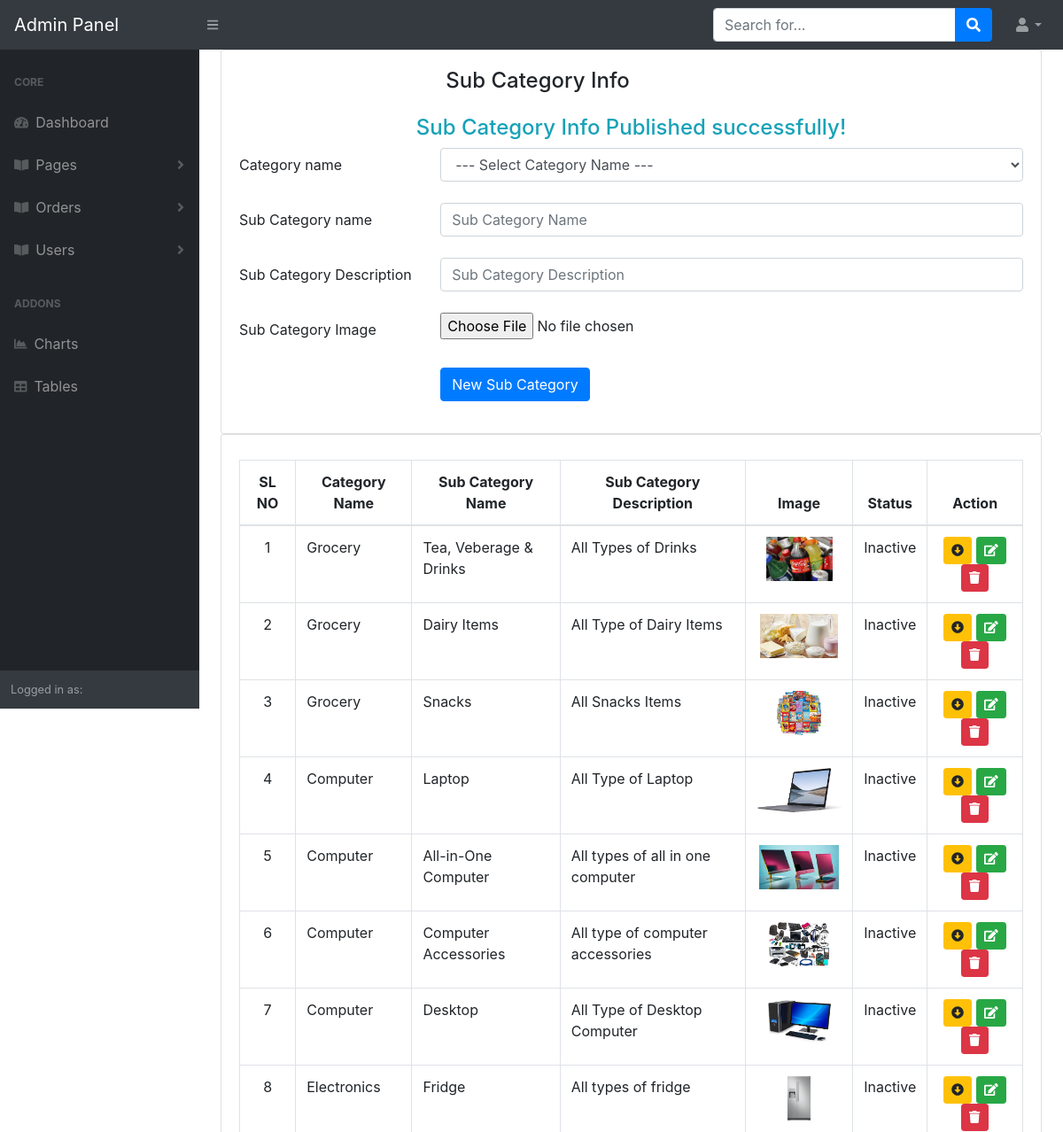
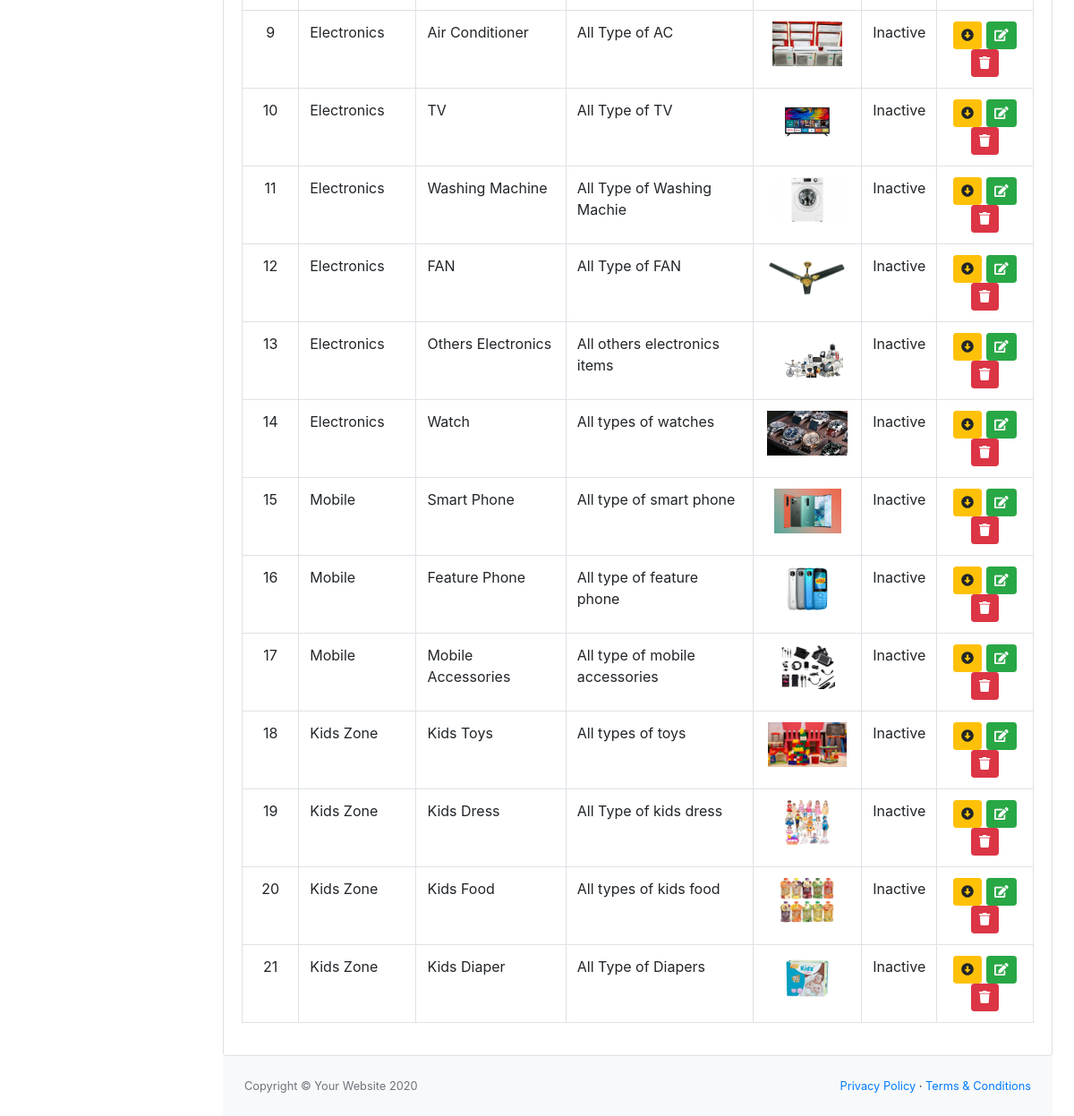
/admin/add-sub-category.php?status=publish&&id=1, run on the app's committed database (2 pictures, top to bottom).
### tables this page shows
CREATE TABLE `sub_category` (
  `sub_category_id` int(11) NOT NULL,
  `category_id` int(11) NOT NULL,
  `sub_category_name` varchar(255) NOT NULL,
  `sub_category_description` varchar(255) NOT NULL,
  `sub_category_image` varchar(255) NOT NULL,
  `sub_category_is_active` tinyint(1) NOT NULL
);

CREATE TABLE `category` (
  `category_id` int(11) NOT NULL,
  `category_name` varchar(255) NOT NULL,
  `category_description` varchar(255) NOT NULL,
  `category_image` varchar(255) NOT NULL,
  `category_is_active` tinyint(1) NOT NULL DEFAULT 0
);

### app/classes/SubCategory.php (called while the page is built, shortened)
<?php
class SubCategory
{
    public function allSubCategory(){
        $link = Database::db_connect();
        $sql = "SELECT * FROM sub_category LEFT JOIN category ON (sub_category.category_id)=(category.category_id) ORDER BY category.category_id";
        if (mysqli_query($link, $sql)) {
            return mysqli_query($link,$sql);
        } else {
            die('Sub Category Query Problem ' . mysqli_error($link));
        }
    }
    public static function publishSubCategory($id){
        $link = Database::db_connect();
        $sql = "UPDATE sub_category SET sub_category_is_active=1 WHERE sub_category_id=$id";
        if (mysqli_query($link,$sql)){
            return 'Sub Category Info Published successfully!';
        } else {
            die('Publish Sub Category query error : '.mysqli_error($link));
        }
    }
}

### admin/add-sub-category.php (the view, shortened to what this page needs)
<?php
include 'header_admin.php';
if (isset($_GET['status'])){
    if ($_GET['status']=='publish'){
        $message = SubCategory::publishSubCategory($_GET['id']);
    }
}
$subCategory = new SubCategory();
$subCategory = $subCategory->allSubCategory();
?>
<div id="layoutSidenav_content">
    <main>
        <div class="container-fluid">
            <div class="row">
                <div class="col-lg-12">
                    <div class="card">
                        <div class="card-body">
                            <h4 class="card-title mb-4 col-sm-9 offset-sm-3">Sub Category Info</h4>
                            <h4 class="text-center text-info"><?php echo $message; ?></h4>
                            <form action="" method="POST" enctype="multipart/form-data">
                                <div class="form-group row mb-4">
                                    <label for="category_name" class="col-sm-3 col-form-label">Category name</label>
                                    <div class="col-sm-9">
                                        <select id="category_name" class="form-control" name="category_id">
                                            <option disabled selected> --- Select Category Name ---</option>
                                        </select>
                                    </div>
                                </div>
                                <div class="form-group row mb-4">
                                    <label for="horizontal-firstname-input" class="col-sm-3 col-form-label">Sub Category
                                        name</label>
                                    <div class="col-sm-9">
                                        <input type="text" name="sub_category_name" class="form-control" id="horizontal-firstname-input" placeholder="Sub Category Name"/>
                                    </div>
                                </div>
                                <div class="form-group row mb-4">
                                    <label for="sub_category_description" class="col-sm-3 col-form-label">Sub Category
                                        Description</label>
                                    <div class="col-sm-9">
                                        <input type="text" id="sub_category_description" name="sub_category_description" class="form-control"  placeholder="Sub Category Description"/>
                                    </div>
                                </div>
                                <div class="form-group row mb-4">
                                    <label for="sub_category_image" class="col-sm-3 col-form-label">Sub Category
                                        Image</label>
                                    <div class="col-sm-9">
                                        <input type="file" name="sub_category_image" class="form-control-file" id="sub_category_image"/>
                                    </div>
                                </div>
                                <div class="form-group row justify-content-end">
                                    <div class="col-sm-9">
                                        <div>
                                            <button type="submit" name="submit" class="btn btn-primary w-md">New Sub Category</button>
                                        </div>
                                    </div>
                                </div>
                            </form>
                        </div>
                    </div>
                </div>
            </div>
            <div class="row">
                <div class="col-12">
                    <div class="card">
                        <div class="card-body">
                            <table id="category-datatable" class="table table-bordered dt-responsive nowrap"
                                   style="border-collapse: collapse; border-spacing: 0; width: 100%;">
                                <thead class="text-center">
                                <tr>
                                    <th>SL NO</th>
                                    <th>Category Name</th>
                                    <th>Sub Category Name</th>
                                    <th>Sub Category Description</th>
                                    <th>Image</th>
                                    <th>Status</th>
                                    <th>Action</th>
                                </tr>
                                </thead>
                                <tbody>
                                <?php if (mysqli_num_rows($subCategory)>0) {
                                    $ser_no = 0;
                                    while ($allSubCategoryInfo = mysqli_fetch_assoc($subCategory)){
                                        $ser_no += 1;
                                        ?>
                                        <tr>
                                            <td class="text-center"><?php echo $ser_no ?></td>
                                            <td><?php echo $allSubCategoryInfo['category_name']; ?></td>
                                            <td><?php echo $allSubCategoryInfo['sub_category_name']; ?></td>
                                            <td><?php echo $allSubCategoryInfo['sub_category_description']; ?></td>
                                            <td class="text-center"><img src="<?php echo $allSubCategoryInfo['sub_category_image']; ?>" id="" alt="" height="50"/></td>
                                            <td class="text-center"><?php if  ($allSubCategoryInfo['sub_category_is_active']==1) { echo 'Active'; } else { echo 'Inactive';} ?></td>
                                            <td class="text-center">
                                                <?php if  ($allSubCategoryInfo['sub_category_is_active']==1) { ?>
                                                    <a href="?status=unpublish&&id=<?php echo $allSubCategoryInfo['sub_category_id']; ?>" class="btn btn-sm btn-info sub-category-status"
                                                       id="" title="Published Sub Category">
                                                        <i id="" class="fas fa-arrow-alt-circle-up"></i>
                                                    </a>
                                                <?php } else { ?>
                                                    <a href="?status=publish&&id=<?php echo $allSubCategoryInfo['sub_category_id']; ?>" class="btn btn-sm btn-warning sub-category-status"
                                                       id="" title="Unpublished Sub Category">
                                                        <i id="" class="fas fa-arrow-alt-circle-down"></i>
                                                    </a>
                                                <?php } ?>
                                                <a href="" class="btn btn-sm btn-success edition"
                                                   id="" title="Edit Category" data-toggle="modal" data-id="<?php echo $allSubCategoryInfo['category_id']; ?>" data-target="#editModel">
                                                    <i class="fas fa-edit"></i>
                                                </a>
                                                <a href="?status=delete&&id=<?php echo $allSubCategoryInfo['sub_category_id']; ?>" class="btn btn-sm btn-danger delete-sub-category"
                                                   id="" title="Delete Sub Category">
                                                    <i class="fas fa-trash"></i>
                                                </a>
                                            </td>
                                        </tr>
                                    <?php } } ?>
                                </tbody>
                            </table>
                        </div>
                    </div>
                </div>
            </div>
            <?php
            include 'footer_admin.php';
            ?>

### data on the page
sub_category: category.category_name "Grocery", sub_category_name "Tea, Veberage & Drinks", sub_category_description "All Types of Drinks", sub_category_image (picture), sub_category_is_active "Inactive"
sub_category: category.category_name "Grocery", sub_category_name "Dairy Items", sub_category_description "All Type of Dairy Items", sub_category_image (picture), sub_category_is_active "Inactive"
sub_category: category.category_name "Grocery", sub_category_name "Snacks", sub_category_description "All Snacks Items", sub_category_image (picture), sub_category_is_active "Inactive"
sub_category: category.category_name "Computer", sub_category_name "Laptop", sub_category_description "All Type of Laptop", sub_category_image (picture), sub_category_is_active "Inactive"
sub_category: category.category_name "Computer", sub_category_name "All-in-One Computer", sub_category_description "All types of all in one computer", sub_category_image (picture), sub_category_is_active "Inactive"
sub_category: category.category_name "Computer", sub_category_name "Computer Accessories", sub_category_description "All type of computer accessories", sub_category_image (picture), sub_category_is_active "Inactive"
sub_category: category.category_name "Computer", sub_category_name "Desktop", sub_category_description "All Type of Desktop Computer", sub_category_image (picture), sub_category_is_active "Inactive"
sub_category: category.category_name "Electronics", sub_category_name "Fridge", sub_category_description "All types of fridge", sub_category_image (picture), sub_category_is_active "Inactive"
sub_category: category.category_name "Electronics", sub_category_name "Air Conditioner", sub_category_description "All Type of AC", sub_category_image (picture), sub_category_is_active "Inactive"
sub_category: category.category_name "Electronics", sub_category_name "TV", sub_category_description "All Type of TV", sub_category_image (picture), sub_category_is_active "Inactive"
sub_category: category.category_name "Electronics", sub_category_name "Washing Machine", sub_category_description "All Type of Washing Machie", sub_category_image (picture), sub_category_is_active "Inactive"
sub_category: category.category_name "Electronics", sub_category_name "FAN", sub_category_description "All Type of FAN", sub_category_image (picture), sub_category_is_active "Inactive"
sub_category: category.category_name "Electronics", sub_category_name "Others Electronics", sub_category_description "All others electronics items", sub_category_image (picture), sub_category_is_active "Inactive"
sub_category: category.category_name "Electronics", sub_category_name "Watch", sub_category_description "All types of watches", sub_category_image (picture), sub_category_is_active "Inactive"
sub_category: category.category_name "Mobile", sub_category_name "Smart Phone", sub_category_description "All type of smart phone", sub_category_image (picture), sub_category_is_active "Inactive"
sub_category: category.category_name "Mobile", sub_category_name "Feature Phone", sub_category_description "All type of feature phone", sub_category_image (picture), sub_category_is_active "Inactive"
sub_category: category.category_name "Mobile", sub_category_name "Mobile Accessories", sub_category_description "All type of mobile accessories", sub_category_image (picture), sub_category_is_active "Inactive"
sub_category: category.category_name "Kids Zone", sub_category_name "Kids Toys", sub_category_description "All types of toys", sub_category_image (picture), sub_category_is_active "Inactive"
sub_category: category.category_name "Kids Zone", sub_category_name "Kids Dress", sub_category_description "All Type of kids dress", sub_category_image (picture), sub_category_is_active "Inactive"
sub_category: category.category_name "Kids Zone", sub_category_name "Kids Food", sub_category_description "All types of kids food", sub_category_image (picture), sub_category_is_active "Inactive"
sub_category: category.category_name "Kids Zone", sub_category_name "Kids Diaper", sub_category_description "All Type of Diapers", sub_category_image (picture), sub_category_is_active "Inactive"

### other printed values
$message "Sub Category Info Published successfully!"
